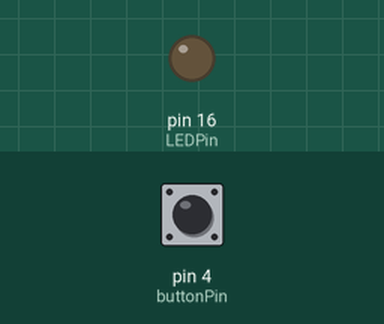
A sketch run on a simulated Arduino Uno, built with avr-gcc and run on an emulated ATmega328P. Shown: output pins drawn as LEDs (lit = HIGH). Inputs (shaded band) come from the test bench; at power-on: pin 4 (buttonPin) LOW. What the sketch prints to the serial monitor is not drawn.

Above: at 1.2 s.
1.3 s: pin 4 (buttonPin) pulled HIGH for 0.15 s
At 1.37 s:
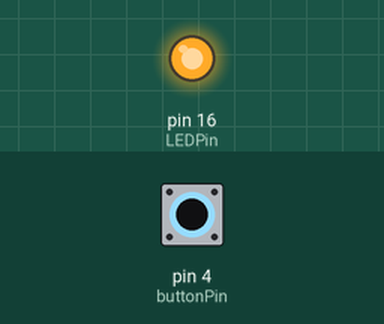
2.9 s: pin 4 (buttonPin) pulled HIGH for 3.2 s
At 6.8 s:
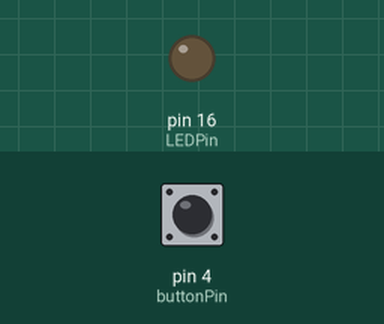
Timing chart, 0 to 8.3 s (numbered marks = the images above; inputs shaded):
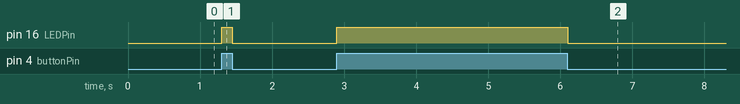

The sketch:

Button_LED_.ino
```cpp
//
const int buttonPin = 4;  // Pin that is connected to the pushbutton
const int LEDPin = 16;     // Pin that is connected to the LED

// variable for storing the pushbutton status
int buttonState = 0;

void setup() {
  Serial.begin(115200);
  pinMode(buttonPin, INPUT); // initialize the pushbutton pin as an input
  pinMode(LEDPin, OUTPUT);  // initialize the LED pin as an output
}

void loop() {
  buttonState = digitalRead(buttonPin); // read the state of the pushbutton value
  Serial.println(buttonState);
  // check if the pushbutton is pressed.
  // if it is, the buttonState is HIGH
  if (buttonState == HIGH) {
    // Turn the LED on
    digitalWrite(LEDPin, HIGH);
  } else {
    // Turn the LED off
    digitalWrite(LEDPin, LOW);
  }
}
```

Measured:
- after the input at 1.3 s, pin 16 (LEDPin): LOW → HIGH at once, → LOW 0.15 s later
- after the input at 2.9 s, pin 16 (LEDPin): LOW → HIGH at once, → LOW 3.2 s later
